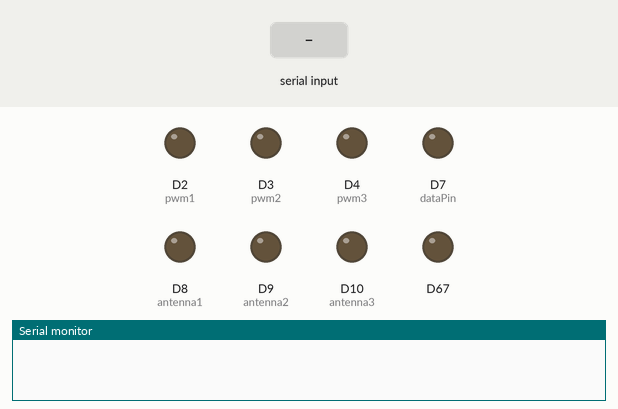
Simulated run of this sketch. Board: Arduino Due. Parts: output pins drawn as LEDs (lit = HIGH), the last lines printed to the serial monitor. The inputs (shaded band) are chosen by the test bench. Pins used as bus, display or sensor lines are not drawn.

Above: at 1.2 s.
1.3 s: "1" received over Serial
At 1.7 s:
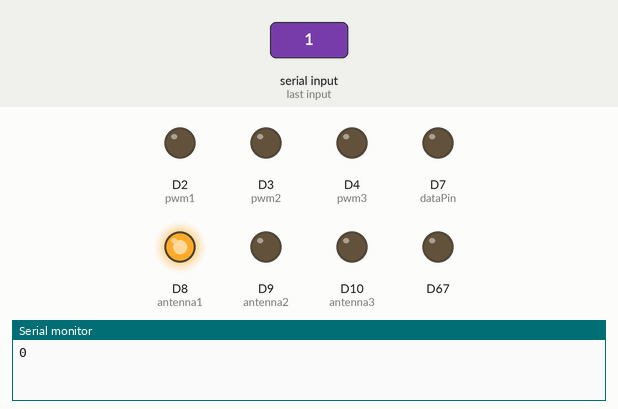
At 2.2 s:
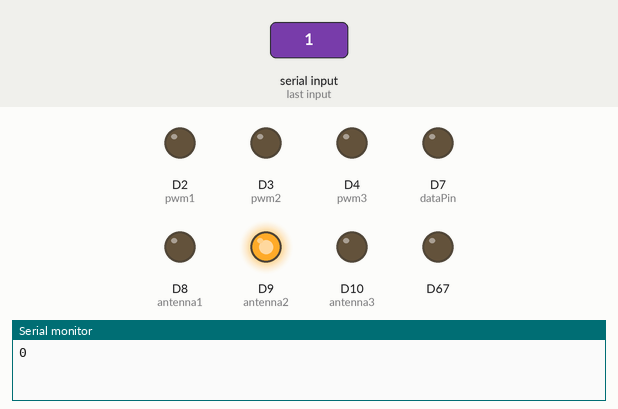
Timing chart, 0 to 4.3 s (numbered marks = the images above; inputs shaded):
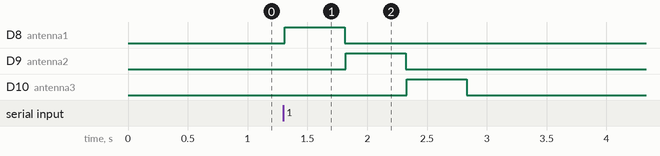

Measured:
- after the input at 1.3 s, D8 (antenna1): LOW → HIGH at once, → LOW 0.50 s later; D9 (antenna2): LOW → HIGH after 0.52 s, → LOW 0.50 s later; D10 (antenna3): LOW → HIGH after 1.0 s, → LOW 0.50 s later

The sketch:

Final_Design_12032018_1.ino
```cpp
int clockPin = 5; //Pin connected to SRCLK of 74HC595
int latchPin = 6; //Pin connected to RCLK of 74HC595
int dataPin = 7; //Pin connected to SER of 74HC595
//#define DEBUG //Uncomment to enable debug print statements
int antenna1 = 8; //GPIO 8 for WE of the attentuator
int antenna2 = 9; //GPIO 9 for WE of the attentuator
int antenna3 = 10; //GPIO 10 for WE of the attentuator
int pwm1 = 2;
int pwm2 = 3;
int pwm3 = 4;
int packetcount = 0;
int count = 0;
int input = 0;
int i;
int len;
byte inputsize[6];
int current_state[6] = {0,0,0,0,0,0};
int prev_state[6] = {999,999,999,999,999,999}; //initial state value which not are acceppted therefore the states in the very first packet will be set
bool att1_decimal = false; //boolean to check if an attentuation value has a decimal, it is used to set .0 as the decimal if there is not decimal
bool att2_decimal = false; //boolean to check if an attentuation value has a decimal, it is used to set .0 as the decimal if there is not decimal
bool att3_decimal = false; //boolean to check if an attentuation value has a decimal, it is used to set .0 as the decimal if there is not decimal
bool c_pwm1 = false; //adjust the value of PWM1 if it is true
bool c_pwm2 = false; //adjust the value of PWM2 if it is true
bool c_pwm3 = false; //adjust the value of PWM3 if it is true
bool c_att1 = false; //adjust the value of Attentuation1 if it is true
bool c_att2 = false; //adjust the value of Attentuation2 if it is true
bool c_att3 = false; //adjust the value of Attentuation3 if it is true
bool c_i = true;

void setup() {
  analogWriteResolution(12);
  pinMode(pwm1, OUTPUT);
  pinMode(pwm2, OUTPUT);
  pinMode(pwm3, OUTPUT);
  pinMode(latchPin, OUTPUT);
  pinMode(clockPin, OUTPUT);
  pinMode(dataPin, OUTPUT);
  pinMode(antenna1, OUTPUT);
  pinMode(antenna2, OUTPUT);
  pinMode(antenna3, OUTPUT);
  digitalWrite(antenna1, LOW);
  digitalWrite(antenna2, LOW);
  digitalWrite(antenna3, LOW);
  attenuation(0);
  Serial.begin(9600);
  while(!Serial) {

  }
  SerialUSB.begin(9600);
}

void loop() {
#ifdef DEBUG
  Serial.println("Start");
  Serial.print(prev_state[0]);
  Serial.print(", ");
  Serial.print(prev_state[1]);
  Serial.print(", ");
  Serial.print(prev_state[2]);
  Serial.print(", ");
  Serial.print(prev_state[3]);
  Serial.print(", ");
  Serial.print(prev_state[4]);
  Serial.print(", ");
  Serial.println(prev_state[5]);
  Serial.println("Lets wait");
#endif
  /* Before wait for a new packet, flush the message buffer */
  SerialUSB.flush();
  while(SerialUSB.available() <= 0) {
  }
#ifdef DEBUG
  Serial.println("Start Reading");
#endif
  while(SerialUSB.available() > 0) {
    if(count < 6) {
        inputsize[count] = SerialUSB.read();
#ifdef DEBUG
      Serial.print("inputsize: ");
      Serial.println(inputsize[count]);
#endif
      count++;
    }
    else{
      len = inputsize[packetcount];
      int adder = 0;
      for(int i = len-1; i >= 0; i--) {
        if(i == 0) {
            input = SerialUSB.read();
            if((packetcount == 1 || packetcount == 3 || packetcount == 5)){ //check if there are decimals
              if(input == 5) {
                if(packetcount == 1) {
                  att1_decimal = true;
                }
                else if(packetcount == 3) {
                  att2_decimal = true;
                }
                else if(packetcount == 5) {
                  att3_decimal = true;
                }
                else {
#ifdef DEBUG
                  Serial.println("Error: Unexpeceted Decimal Check");
#endif
                }
              }
              else {
                if(packetcount == 1) {
                  att1_decimal = false;
                }
                else if(packetcount == 3) {
                  att2_decimal = false;
                }
                else if(packetcount == 5) {
                  att3_decimal = false;
                }
                else {
#ifdef DEBUG
                  Serial.println("Error: Unexpeceted Decimal Check");
#endif
                }
              }
            }
            adder += input;
        }
        else if(i == 1) { //multiply by 10 or 100 to make the digit bytes to a int value
          input = SerialUSB.read();
          adder += input * 10;
        }
        else if(i == 2) {
          input = SerialUSB.read();
          adder += input * 100;
        }
        else {
#ifdef DEBUG
          Serial.println("Error: Unexpected Size Input");
#endif
        }
      }
      current_state[packetcount] = adder;
#ifdef DEBUG
      Serial.print("input: ");
      Serial.println(current_state[packetcount]);
#endif
      packetcount++;

    }
  }
  packetcount = 0;
  count = 0;
#ifdef DEBUG
  Serial.println("Done reading");
  /*Check if there are state changes */
  Serial.println("Is it a new packet");
#endif
  for(i = 0; i < 6; i++) {
    if(current_state[i] != prev_state[i]) {
#ifdef DEBUG
      Serial.print("current: ");
      Serial.print(current_state[i]);
      Serial.print(" vs ");
      Serial.print("previous: ");
      Serial.println(prev_state[i]);
#endif
      if(i == 0) {
        c_pwm1 = true;
        c_i = false;
      }
      if(i == 1) {
        c_att1 = true;
        c_i = false;
      }
      if(i == 2) {
        c_pwm2 = true;
        c_i = false;
      }
      if(i == 3) {
        c_att2 = true;
        c_i = false;
      }
      if(i == 4) {
        c_pwm3 = true;
        c_i = false;
      }
      if(i == 5) {
        c_att3 = true;
        c_i = false;
      }
      }
    }
    if(c_i == false) {
/*If there are some state changes, update the state array*/
#ifdef DEBUG
      Serial.println("New State Change");
#endif
      prev_state[0] = current_state[0];
      prev_state[1] = current_state[1];
      prev_state[2] = current_state[2];
      prev_state[3] = current_state[3];
      prev_state[4] = current_state[4];
      prev_state[5] = current_state[5];
    }

  if(c_i == false) {
#ifdef DEBUG
    Serial.println("Start Modify");
#endif
    if(c_pwm1 == true) {
#ifdef DEBUG
      Serial.println("New PWM1");
      Serial.println(prev_state[0]*11);
#endif
      analogWrite(DAC1, prev_state[0]*11); //alternatively used DAC instead of PWM
      c_pwm1 = false;
    }
    if(c_pwm2 == true) {
#ifdef DEBUG
      Serial.println("New PWM2");
      Serial.println(prev_state[2]);
#endif
      analogWrite(pwm2, prev_state[2]);
      c_pwm2 = false;
    }
    if(c_pwm3 == true) {
#ifdef DEBUG
      Serial.println("New PWM3");
      Serial.println(prev_state[4]);
#endif
      analogWrite(pwm3, prev_state[4]);
      c_pwm3 = false;
    }
    if(c_att1 == true) {
#ifdef DEBUG
      Serial.println("New Att1");
#endif
      int adjust;
      adjust = prev_state[1];
      Serial.println(att1_decimal);
	  /*If there are no decimals adjust data strcture and add .0*/
      if(att1_decimal == 1) {
        adjust -= 5;
        adjust /= 10;
        adjust = adjust << 1;
        adjust = adjust | 1;
      }
      else{
        adjust /= 10;
        adjust = adjust << 1;
      }
#ifdef DEBUG
      Serial.print("adjust: ");
      Serial.println(adjust, BIN);
#endif
      attenuation((byte)adjust);
      delay(10);
      toggle_antenna_we(1);
      c_att1 = false;
    }
    if(c_att2 == true) {
#ifdef DEBUG
      Serial.println("New Att2");
#endif
      int adjust;
      adjust = prev_state[3];
      if(att2_decimal == true) {
        adjust -= 5;
        adjust /= 10;
        adjust = adjust << 1;
        adjust = adjust | 1;
      }
      else if (att2_decimal = false){
        adjust /= 10;
        adjust = adjust << 1;
      }
#ifdef DEBUG
      Serial.print("adjust: ");
      Serial.println(adjust, BIN);
#endif
      attenuation((byte)adjust);
      delay(10);
      toggle_antenna_we(2);
      c_att2 = false;
    }
    if(c_att3 == true) {
#ifdef DEBUG
      Serial.println("New Att3");
#endif
      int adjust;
      adjust = prev_state[5];
      if(att3_decimal == true) {
        adjust -= 5;
        adjust /= 10;
        adjust = adjust << 1;
        adjust = adjust | 1;
      }
      else if (att3_decimal = false){
        adjust /= 10;
        adjust = adjust << 1;
      }
#ifdef DEBUG
      Serial.print("adjust: ");
      Serial.println(adjust,BIN);
#endif
      attenuation((byte)adjust);
      delay(10);
      toggle_antenna_we(3);
      c_att3 = false;
    }
    c_i = true;
  }
  else{
#ifdef DEBUG
    Serial.println("No Modifiy Needed");
#endif
  }
}
/* latch a GPIO latch pin used for WE of an antentuator*/
void toggle_antenna_we(int value) {
  if(value == 1) {
    digitalWrite(antenna1, HIGH);
    delay(500);
    digitalWrite(antenna1, LOW);
  }
  else if(value == 2) {
    digitalWrite(antenna2, HIGH);
    delay(500);
    digitalWrite(antenna2, LOW);
  }
  else if(value == 3) {
    digitalWrite(antenna3, HIGH);
    delay(500);
    digitalWrite(antenna3, LOW);
  }
  else {

  }
}

/*Sets a 8 bit value to a shfit register*/
void attenuation(byte value) {
  digitalWrite(latchPin, 0);
  shiftOut(value);
  digitalWrite(latchPin, 1);
}

void shiftOut(byte myDataOut) {
  int i = 0;
  int pinState;

  //initially write 0 to the data and clock pin
  digitalWrite(dataPin, 0);
  digitalWrite(clockPin, 0);

  for (i = 7; i >=0; i--) { //iterate 8 bits of a byte data
    digitalWrite(clockPin, 0); //falling clock edges

    if (myDataOut & (1 << i)) { //find if i-th bit of a byte data is low or high
      pinState = 1;
    }
    else {
      pinState = 0;
    }
    //Shift a bit per clock-pin cycle
    digitalWrite(dataPin, pinState);
    digitalWrite(clockPin, 1); //rising clock edge
    digitalWrite(dataPin, 0);
  }
  //Stop shifting
  digitalWrite(clockPin, 0);
}
```
